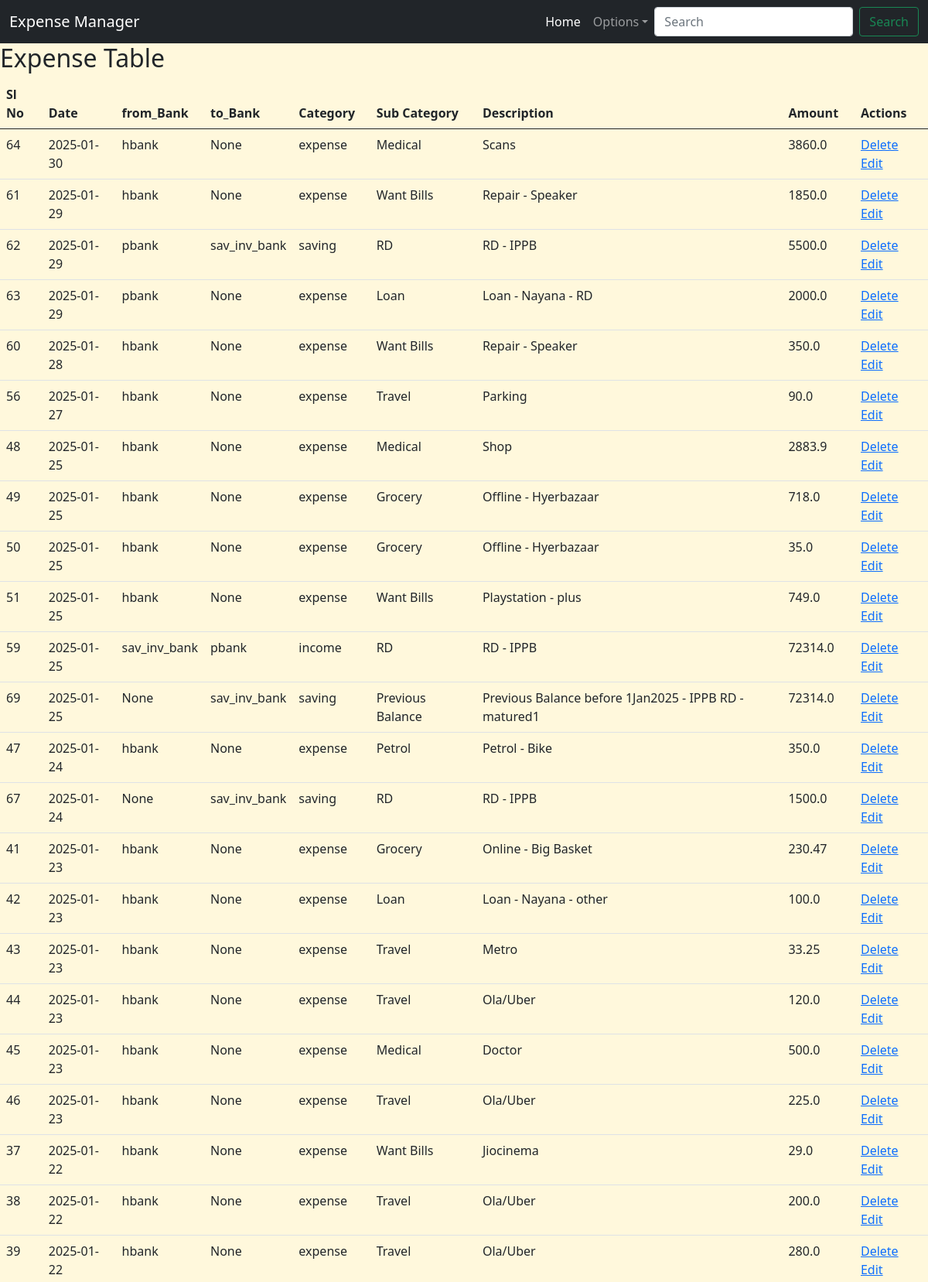
/view (upper part), run on the app's committed database.
### app.py (models this page shows)
class IncomeExpenseManager(db.Model):
    id = db.Column(db.Integer, primary_key=True)
    date = db.Column(db.Date, nullable=False)
    from_bank = db.Column(db.String(10), nullable=True)
    to_bank = db.Column(db.String(10), nullable=True)
    category = db.Column(db.String(20), nullable=False)
    sub_category = db.Column(db.String(50), nullable=False)
    description = db.Column(db.String(100), nullable=False)
    amount = db.Column(db.Float, nullable=False)

### app.py (the view)
@app.route('/view')
def view_expenses():
    expenses = IncomeExpenseManager.query.order_by(IncomeExpenseManager.date.desc()).all()
    return render_template('view_expenses.html', expenses=expenses)

### templates/view_expenses.html
{% extends 'base.html' %}
{% block content %}
<h2> Expense Table </h2>
<table class="table">
    <thead>
        <tr>
            <th>Sl No</th>
            <th>Date</th>
            <th>from_Bank</th>
            <th>to_Bank</th>
            <th>Category</th>
            <th>Sub Category</th>
            <th>Description</th>
            <th>Amount</th>
            <th>Actions</th>
        </tr>
    </thead>
    <tbody>
        {% for expense in expenses %}
        <tr>
            <td>{{expense.id}}</td>
            <td>{{expense.date}}</td>
            <td>{{expense.from_bank}}</td>
            <td>{{expense.to_bank}}</td>
            <td>{{expense.category}}</td>
            <td>{{expense.sub_category}}</td>
            <td>{{expense.description}}</td>
            <td>{{expense.amount}}</td>
            <td> <a href="{{url_for ('delete_expense', id=expense.id) }}" onclick="return confirm('Are you sure you want to delete this item?');">Delete</a>
            <a href="{{url_for ('edit_expense', id=expense.id) }}"> Edit</a> </td>
        </tr>
        {% endfor %}
    </tbody>
</table>
{% endblock %}

### templates/base.html (style rules this page uses)
body { background-color: cornsilk; }

### data on the page
IncomeExpenseManager: id "64", date "2025-01-30", from_bank "hbank", to_bank "None", category "expense", sub_category "Medical", description "Scans", amount "3860.0"
IncomeExpenseManager: id "61", date "2025-01-29", from_bank "hbank", to_bank "None", category "expense", sub_category "Want Bills", description "Repair - Speaker", amount "1850.0"
IncomeExpenseManager: id "62", date "2025-01-29", from_bank "pbank", to_bank "sav_inv_bank", category "saving", sub_category "RD", description "RD - IPPB", amount "5500.0"
IncomeExpenseManager: id "63", date "2025-01-29", from_bank "pbank", to_bank "None", category "expense", sub_category "Loan", description "Loan - Nayana - RD", amount "2000.0"
IncomeExpenseManager: id "60", date "2025-01-28", from_bank "hbank", to_bank "None", category "expense", sub_category "Want Bills", description "Repair - Speaker", amount "350.0"
IncomeExpenseManager: id "56", date "2025-01-27", from_bank "hbank", to_bank "None", category "expense", sub_category "Travel", description "Parking", amount "90.0"
IncomeExpenseManager: id "48", date "2025-01-25", from_bank "hbank", to_bank "None", category "expense", sub_category "Medical", description "Shop", amount "2883.9"
IncomeExpenseManager: id "49", date "2025-01-25", from_bank "hbank", to_bank "None", category "expense", sub_category "Grocery", description "Offline - Hyerbazaar", amount "718.0"
IncomeExpenseManager: id "50", date "2025-01-25", from_bank "hbank", to_bank "None", category "expense", sub_category "Grocery", description "Offline - Hyerbazaar", amount "35.0"
IncomeExpenseManager: id "51", date "2025-01-25", from_bank "hbank", to_bank "None", category "expense", sub_category "Want Bills", description "Playstation - plus", amount "749.0"
IncomeExpenseManager: id "59", date "2025-01-25", from_bank "sav_inv_bank", to_bank "pbank", category "income", sub_category "RD", description "RD - IPPB", amount "72314.0"
IncomeExpenseManager: id "69", date "2025-01-25", from_bank "None", to_bank "sav_inv_bank", category "saving", sub_category "Previous Balance", description "Previous Balance before 1Jan2025 - IPPB RD - matured1", amount "72314.0"
IncomeExpenseManager: id "47", date "2025-01-24", from_bank "hbank", to_bank "None", category "expense", sub_category "Petrol", description "Petrol - Bike", amount "350.0"
IncomeExpenseManager: id "67", date "2025-01-24", from_bank "None", to_bank "sav_inv_bank", category "saving", sub_category "RD", description "RD - IPPB", amount "1500.0"
IncomeExpenseManager: id "41", date "2025-01-23", from_bank "hbank", to_bank "None", category "expense", sub_category "Grocery", description "Online - Big Basket", amount "230.47"
IncomeExpenseManager: id "42", date "2025-01-23", from_bank "hbank", to_bank "None", category "expense", sub_category "Loan", description "Loan - Nayana - other", amount "100.0"
IncomeExpenseManager: id "43", date "2025-01-23", from_bank "hbank", to_bank "None", category "expense", sub_category "Travel", description "Metro", amount "33.25"
IncomeExpenseManager: id "44", date "2025-01-23", from_bank "hbank", to_bank "None", category "expense", sub_category "Travel", description "Ola/Uber", amount "120.0"
IncomeExpenseManager: id "45", date "2025-01-23", from_bank "hbank", to_bank "None", category "expense", sub_category "Medical", description "Doctor", amount "500.0"
IncomeExpenseManager: id "46", date "2025-01-23", from_bank "hbank", to_bank "None", category "expense", sub_category "Travel", description "Ola/Uber", amount "225.0"
IncomeExpenseManager: id "37", date "2025-01-22", from_bank "hbank", to_bank "None", category "expense", sub_category "Want Bills", description "Jiocinema", amount "29.0"
IncomeExpenseManager: id "38", date "2025-01-22", from_bank "hbank", to_bank "None", category "expense", sub_category "Travel", description "Ola/Uber", amount "200.0"
IncomeExpenseManager: id "39", date "2025-01-22", from_bank "hbank", to_bank "None", category "expense", sub_category "Travel", description "Ola/Uber", amount "280.0"
